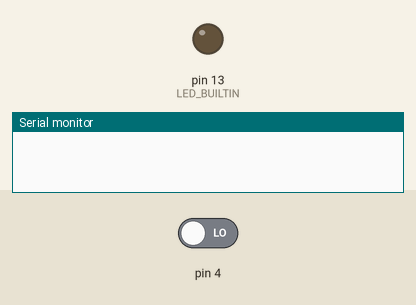
The sketch below on a simulated Arduino Uno, built with avr-gcc and run on an emulated ATmega328P. On the bench: output pins drawn as LEDs (lit = HIGH), the last lines printed to the serial monitor. Inputs (shaded band) come from the test bench; at power-on: pin 4 LOW.

Above: at 1.2 s.
1.3 s: pin 4 driven HIGH
At 2.0 s:
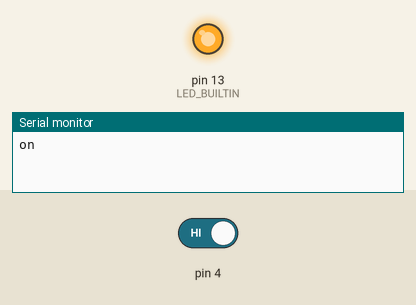
2.8 s: pin 4 driven LOW
At 3.1 s:
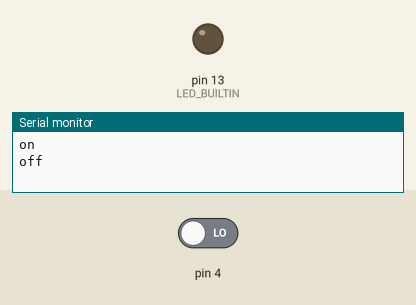
Timing chart, 0 to 5.8 s (numbered marks = the images above; inputs shaded):
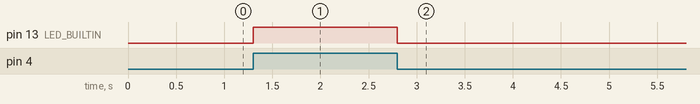

Measured:
- after the input at 1.3 s, pin 13 (LED_BUILTIN): LOW → HIGH at once
- after the input at 2.8 s, pin 13 (LED_BUILTIN): HIGH → LOW at once

The sketch:

task_1_1p1.ino
```cpp
int buttonState = 0;
int lastButtonState = 0;

void setup()
{
  pinMode(4, INPUT);
  Serial.begin(9600);
  pinMode(LED_BUILTIN, OUTPUT);
}

void loop()
{
  buttonState = digitalRead(4);
  // compare the button state
  if (buttonState != lastButtonState) {
    // if changed, we change output
    if (buttonState == HIGH) {
      Serial.println("on");
      digitalWrite(LED_BUILTIN, HIGH);
    } else {
      Serial.println("off");
      digitalWrite(LED_BUILTIN, LOW);
    }
    delay(5); // wait 5ms
  }
  // save current state to compare
  lastButtonState = buttonState;
}
```
